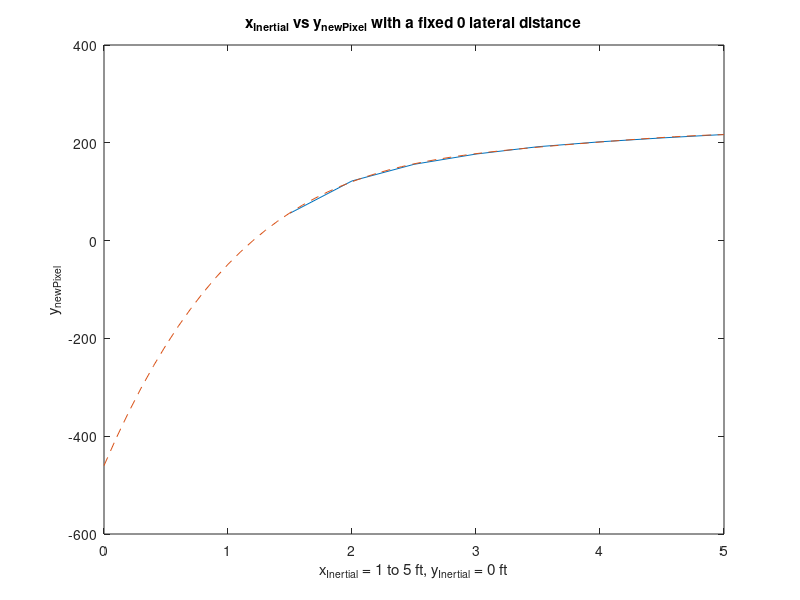
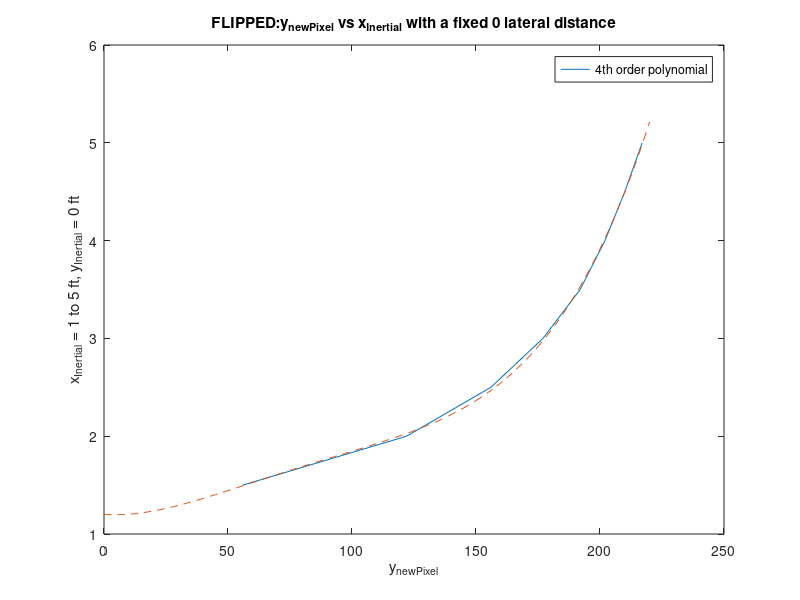
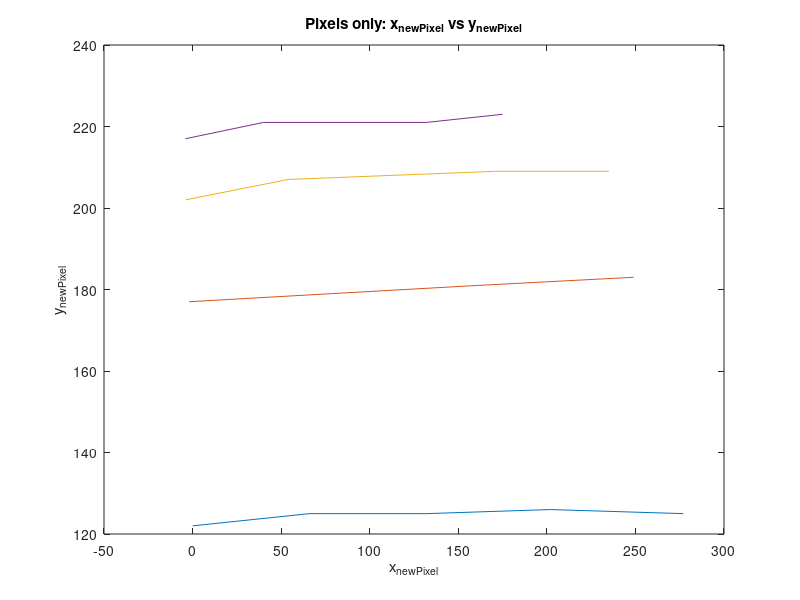
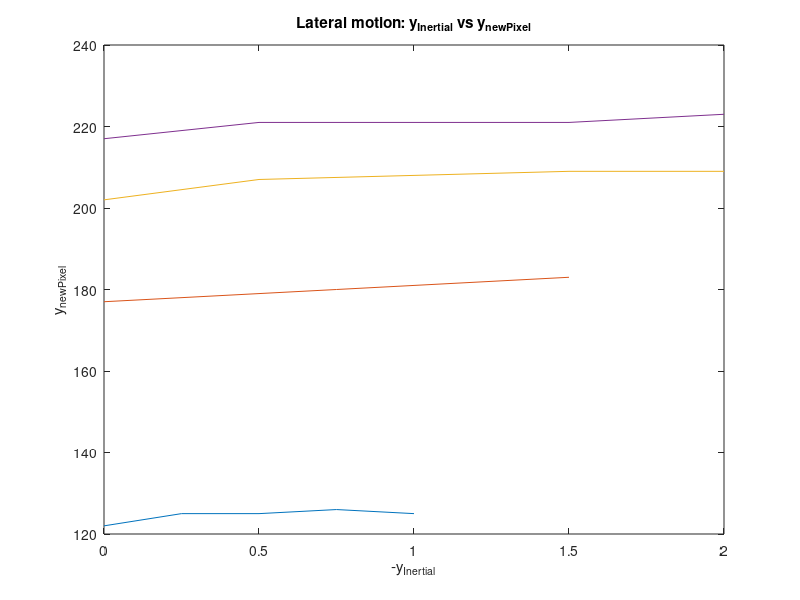

Here is the MATLAB script that generated these plots, in order:
%% Author: Tony Zheng
clear
clc
close all

%% Mapping a forward distance (with no lateral movement) to a number of y_newPixels
%xI = 1.5,2ft,2.5ft,3ft,3.5ft,4ft,4.5ft,5ft, yI=0
f = @(xy) [xy(:,1)-320,480-xy(:,2)];
xpyp=[322,424;
    320,358;
    319,324;
    318,303;
    318,288;
    316,278;
    316,270;
    316,263];
xpyp=f(xpyp);
xi = [1.5;2;2.5;3;3.5;4;4.5;5];
xI_to_ynp_eq = polyfit([1.2;xi],[0;xpyp(:,2)],4);
xI_to_ynp_vals =  polyval(xI_to_ynp_eq,0:.1:5);
plot(xi,xpyp(:,2),[0:.1:5],xI_to_ynp_vals,'--')
xlabel('x_{Inertial} = 1 to 5 ft, y_{Inertial} = 0 ft')
ylabel('y_{newPixel}')
title('x_{Inertial} vs y_{newPixel} with a fixed 0 lateral distance')


%% Flipped axis to get the equation in reverse
figure
ynp_to_xI_eq = polyfit([0;xpyp(:,2)],[1.2;xi],4);
ynp_to_xI_vals = polyval(ynp_to_xI_eq,[0:220]);
plot(xpyp(:,2),xi,[0:220],ynp_to_xI_vals,'--')
ylabel('x_{Inertial} = 1 to 5 ft, y_{Inertial} = 0 ft')
xlabel('y_{newPixel}')
legend('4th order polynomial','Location','Best')
title('FLIPPED:y_{newPixel} vs x_{Inertial} with a fixed 0 lateral distance')

%% Plotting the objects at varying y_Inertial for different x_Inertial 
% xi = 2, yi by 0.25ft
x2 = [320,358;
      386,355
      452,355;
      522,354;
      597,355;];
x2 = f(x2);
x2yI = [0;0.25;0.5;0.75;1];

%yi = .5,.75,1,1.5
x3 = [318,303;
    399,301;
    440,300;
    481,299;
    569,297;]
x3yI = [0;0.5;0.75;1;1.5];
x3=f(x3);
    %.5s
x4 = [316,278;
    374,273;
    432,272;
    491,271;
    555,271;]
x4yI = [0;0.5;1;1.5;2];
x4=f(x4);
x5 = [316,263;
    360,259;
    406,259;
    452,259;
    495,257];
x5yI = [0;0.5;1;1.5;2];
x5=f(x5);
figure
plot(x2(:,1),x2(:,2),x3(:,1),x3(:,2),x4(:,1),x4(:,2),x5(:,1),x5(:,2))
xlabel('x_{newPixel}')
ylabel('y_{newPixel}')  
title('Pixels only: x_{newPixel} vs y_{newPixel}')

%% Changing the previous plot to have the given y_Inertial rather than x_newPixel for the x axis
figure
plot(x2yI,x2(:,2),x3yI,x3(:,2),x4yI,x4(:,2),x5yI,x5(:,2))
xlabel('-y_{Inertial}')
ylabel('y_{newPixel}')  
title('Lateral motion: y_{Inertial} vs y_{newPixel}')

%% Offset each set of measurements at different x_Inertials so that the y_newPixel starts at 0 rather than the given y_newPixel (subtract each row by the first value)
yntrunc = @(xy) [xy(:,2)-xy(1,2)];
y2 = yntrunc(x2);
y3 = yntrunc(x3);
y4 = yntrunc(x4);
y5 = yntrunc(x5);

figure
plot(x2yI,y2,'r',x3yI,y3,'g',x4yI,y4,'b',x5yI,y5,'c')
xlabel('-y_{Inertial}')
ylabel('y_{newPixel}') 
%legend('x_I = 2ft','x_I = 3ft','x_I = 4ft','x_I = 5ft')
title('Lateral motion (pixel start at 0): y_{Inertial} vs y_{newPixel}')

%% Find a polynomial fit for all those data points
m_yiyp=@(yi,yp) polyfit(yi,yp,3);

 m_yiyp2 = m_yiyp(x2yI,y2)
 m_yiyp3 = m_yiyp(x3yI,y3)
 m_yiyp4 = m_yiyp(x4yI,y4)
 m_yiyp5 = m_yiyp(x5yI,y5)
 
 x2m_yiyp = polyval(m_yiyp2,[0:0.1:x2yI(end)]);
 x3m_yiyp = polyval(m_yiyp3,[0:0.1:x3yI(end)]);
 x4m_yiyp = polyval(m_yiyp4,[0:0.1:x4yI(end)]);
 x5m_yiyp = polyval(m_yiyp5,[0:0.1:x5yI(end)]);
 
mall = m_yiyp([[0:0.1:x2yI(end)]';[0:0.1:x3yI(end)]';[0:0.1:x4yI(end)]';[0:0.1:x5yI(end)]'],[x2m_yiyp';x3m_yiyp';x4m_yiyp';x5m_yiyp']);

xyall = polyval(mall,[[0:0.1:x2yI(end)]';[0:0.1:x3yI(end)]';[0:0.1:x4yI(end)]';[0:0.1:x5yI(end)]']);
xxxyall = [[0:0.1:x2yI(end)]';[0:0.1:x3yI(end)]';[0:0.1:x4yI(end)]';[0:0.1:x5yI(end)]'];

hold on
plot(xxxyall,xyall,'black*',[0:0.1:x2yI(end)],x2m_yiyp,'r--',[0:0.1:x3yI(end)],x3m_yiyp,'g--',[0:0.1:x4yI(end)],x4m_yiyp,'b--',[0:0.1:x5yI(end)],x5m_yiyp,'c--')
legend('x_I = 2ft','x_I = 3ft','x_I = 4ft','x_I = 5ft','3rd order poly','Location','best')

%% Plot the varying lateral distance y_Inertial vs. x_newPixel

figure
plot(x2yI,x2(:,1),x3yI,x3(:,1),x4yI,x4(:,1),x5yI,x5(:,1))
xlabel('-y_{Inertial}')
ylabel('x_{newPixel}')  

%% Calculate the slope of the line for each x_Inertial
 m=@(yi,xn) polyfit(yi,xn,1);
 m2 = m(x2yI,x2(:,1))
 m3 = m(x3yI,x3(:,1))
 m4 = m(x4yI,x4(:,1))
 m5 = m(x5yI,x5(:,1))
 
 x2m = polyval(m2,x2yI);
 x3m = polyval(m3,x3yI);
 x4m = polyval(m4,x4yI);
 x5m = polyval(m5,x5yI);
 
%% Taking a polyfit of each slope vs x_inertial
mlist = [2,m2(1);
    3,m3(1);
    4,m4(1);
    5,m5(1)];
mpoly = polyfit(mlist(:,1),mlist(:,2),3);
mvals = polyval(mpoly,mlist(:,1));

%% Taking a polyfit of each offset vs x_inertial
blist = [2,m2(2);
    3,m3(2);
    4,m4(2);
    5,m5(2)];
bpoly = polyfit(blist(:,1),blist(:,2),3);
bvals = polyval(bpoly,blist(:,1));

%plot(mlist(:,1),mlist(:,2),mlist(:,1),mvals)
% 3rd order fit between the xI and m

%% Example of an arbitrary x_inertial to see if it lines up with my expectations
yis = 0:.2:2;
xnpis = polyval(mpoly,2.5)*yis+polyval(bpoly,2.5);
hold on
plot(yis,xnpis)

%% Plotting the given x_inertials with my slope equation
hold on
plot(x2yI,x2m,'--',x3yI,x3m,'--',x4yI,x4m,'--',x5yI,x5m,'--')
title('Lateral motion: y_{Inertial} vs x_{newPixel} at varying forward distance')
legend('x_I = 2ft','x_I = 3ft','x_I = 4ft','x_I = 5ft','Test: x_I = 2.5ft','Location','best')

%% Plot slope vs x_inertial
figure
plot(mlist(:,1),mlist(:,2))
title('Slope vs. x_{Inertial}')
xlabel('x_{Inertial}')
ylabel('Slope (x_{newPixel}/y_{Inertial})')

%% Plot offset B vs x_inertial
figure
plot(blist(:,1),blist(:,2))
title('Offset b vs. x_{Inertial}')
xlabel('x_{Inertial}')
ylabel('b (x_{newPixel}/y_{Inertial})')

%% Plotting the original points (Given x_inertial and y_inertial, when I run them through my equations, do they match the measured pixel positions?)
figure
calc_ynp_to_xI = @(ynp) polyval(ynp_to_xI_eq,ynp);
calc_xnp_to_yI = @(xI,xnp) (xnp-polyval(bpoly,xI))./polyval(mpoly,xI);

x2I = calc_ynp_to_xI(x2(:,2))
y2I = calc_xnp_to_yI(x2I,x2(:,1))
x2xI = 2*ones(length(x2yI),1);

x3I = calc_ynp_to_xI(x3(:,2))
y3I = calc_xnp_to_yI(x3I,x3(:,1))
x3xI = 3*ones(length(x3yI),1);

x4I = calc_ynp_to_xI(x4(:,2))
y4I = calc_xnp_to_yI(x4I,x4(:,1))
x4xI = 4*ones(length(x4yI),1);

x5I = calc_ynp_to_xI(x5(:,2))
y5I = calc_xnp_to_yI(x5I,x5(:,1))
x5xI = 5*ones(length(x5yI),1);

plot(x2yI,x2xI,'o',y2I,x2I,'x')
hold on 
plot(x3yI,x3xI,'o',y3I,x3I,'x')
plot(x4yI,x4xI,'o',y4I,x4I,'x')
plot(x5yI,x5xI,'o',y5I,x5I,'x')
ylim([0 6])
ylabel('x_{Inertial}')
xlabel('-y_{Inertial}')
title('Skewed')

%% Skew Correction
calc_yI_yp_skew = @(yI) polyval(mall,yI);

yp2skew = calc_yI_yp_skew(y2I)
x2Iskew = calc_ynp_to_xI(x2(:,2)-yp2skew)
y2Iskew = calc_xnp_to_yI(x2Iskew,x2(:,1))

yp3skew = calc_yI_yp_skew(y3I)
x3Iskew = calc_ynp_to_xI(x3(:,2)-yp3skew)
y3Iskew = calc_xnp_to_yI(x3Iskew,x3(:,1))

yp4skew = calc_yI_yp_skew(y4I)
x4Iskew = calc_ynp_to_xI(x4(:,2)-yp4skew)
y4Iskew = calc_xnp_to_yI(x4Iskew,x4(:,1))

yp5skew = calc_yI_yp_skew(y5I)
x5Iskew = calc_ynp_to_xI(x5(:,2)-yp5skew)
y5Iskew = calc_xnp_to_yI(x5Iskew,x5(:,1))

figure
plot(x2yI,x2xI,'o',y2Iskew,x2Iskew,'x')
hold on 
plot(x3yI,x3xI,'o',y3Iskew,x3Iskew,'x')
plot(x4yI,x4xI,'o',y4Iskew,x4Iskew,'x')
plot(x5yI,x5xI,'o',y5Iskew,x5Iskew,'x')
ylim([0 6])
ylabel('x_{Inertial}')
xlabel('-y_{Inertial}')
title('Corrected')